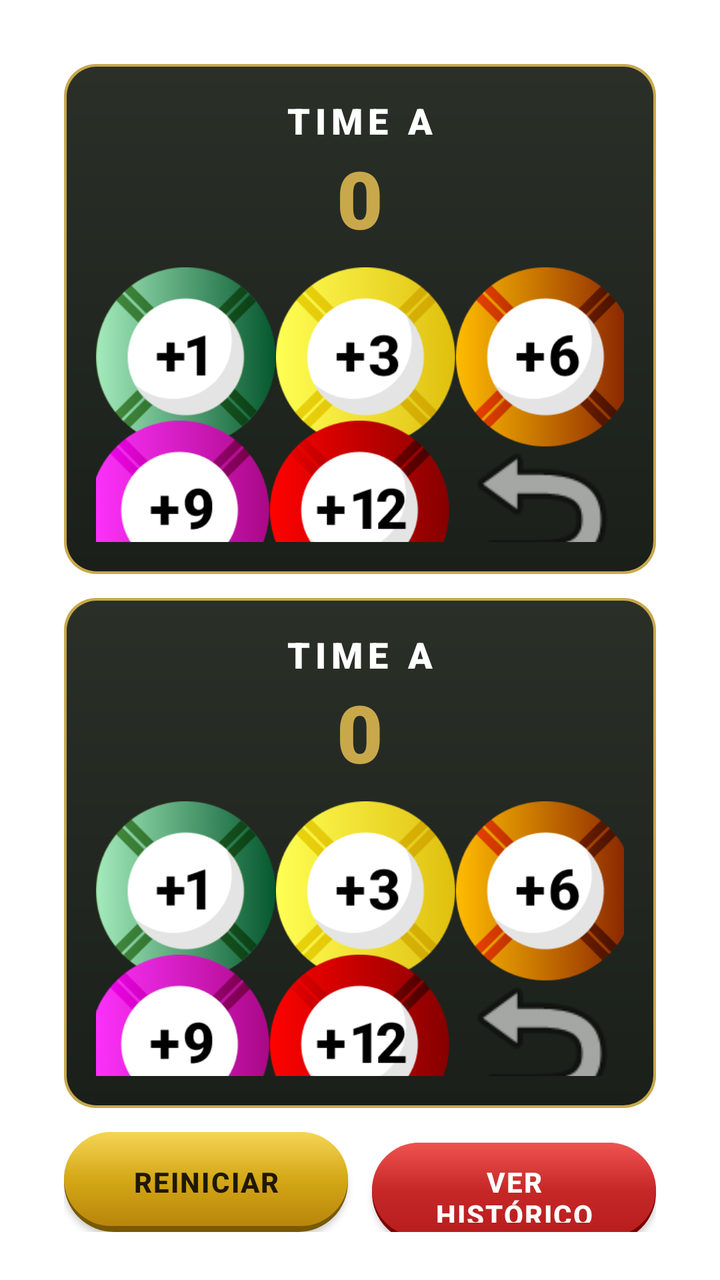
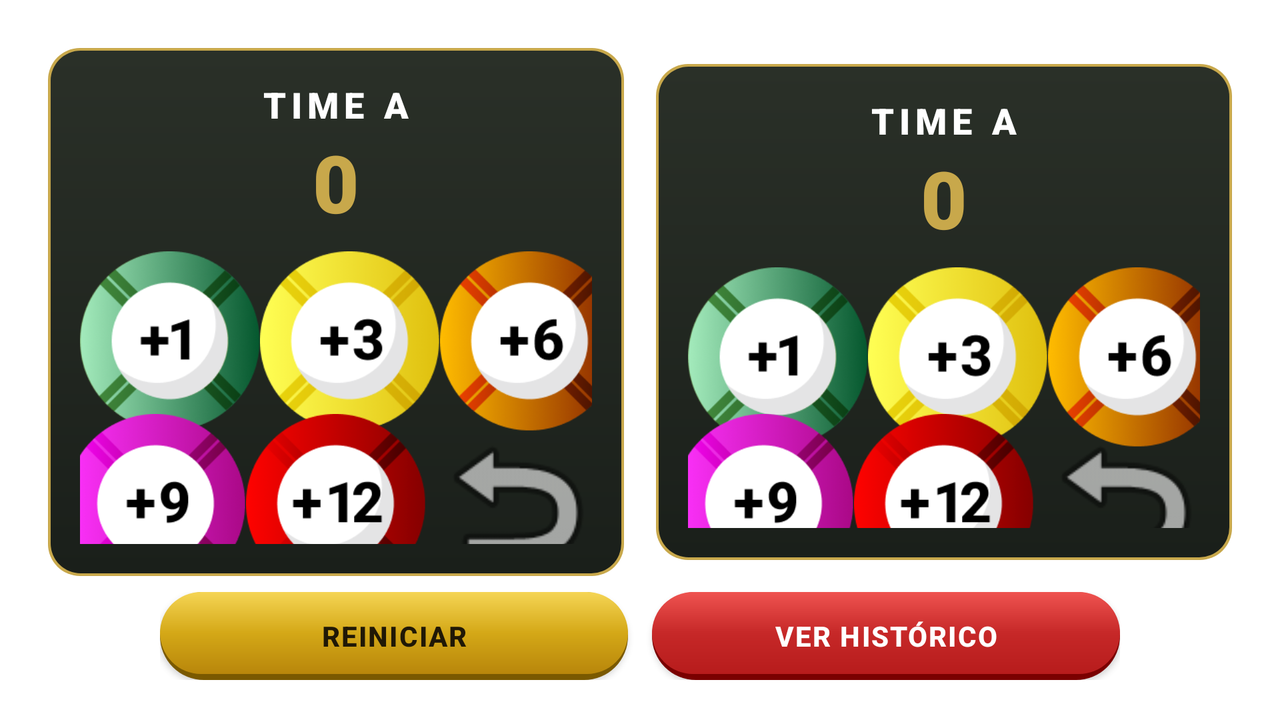

Two renders of one Android screen. The first uses the default layout on a phone; the second uses the alternative layout the repository ships for a different screen configuration, on a matching device. The two XML files are below.
<!-- AndroidManifest.xml: application theme Theme.ChoraMarreco -->
<!-- res/layout/activity_game.xml -->
<?xml version="1.0" encoding="utf-8"?>
<androidx.constraintlayout.widget.ConstraintLayout xmlns:android="http://schemas.android.com/apk/res/android"
    xmlns:app="http://schemas.android.com/apk/res-auto"
    xmlns:tools="http://schemas.android.com/tools"
    android:id="@+id/main"
    android:layout_width="match_parent"
    android:layout_height="match_parent"
    android:background="@drawable/bg_texture"
    android:padding="@dimen/spacing_normal"
    tools:context=".GameActivity">

    <include
        android:id="@+id/cardTeam1"
        layout="@layout/card_score"
        android:layout_width="0dp"
        android:layout_height="0dp"
        android:layout_marginStart="@dimen/spacing_normal"
        android:layout_marginTop="@dimen/spacing_normal"
        android:layout_marginEnd="@dimen/spacing_normal"
        app:layout_constraintBottom_toTopOf="@+id/cardTeam2"
        app:layout_constraintEnd_toEndOf="parent"
        app:layout_constraintStart_toStartOf="parent"
        app:layout_constraintTop_toTopOf="parent"
        app:layout_constraintVertical_chainStyle="packed" />

    <include
        android:id="@+id/cardTeam2"
        layout="@layout/card_score"
        android:layout_width="0dp"
        android:layout_height="0dp"
        android:layout_marginTop="@dimen/spacing_medium"
        app:layout_constraintBottom_toTopOf="@+id/buttons"
        app:layout_constraintEnd_toEndOf="@id/cardTeam1"
        app:layout_constraintStart_toStartOf="@id/cardTeam1"
        app:layout_constraintTop_toBottomOf="@+id/cardTeam1" />

    <LinearLayout
        android:id="@+id/buttons"
        android:layout_width="0dp"
        android:layout_height="wrap_content"
        android:layout_marginTop="@dimen/spacing_medium"
        android:layout_marginBottom="@dimen/spacing_small"
        android:orientation="horizontal"
        android:weightSum="2"
        app:layout_constraintBottom_toBottomOf="parent"
        app:layout_constraintEnd_toEndOf="@id/cardTeam1"
        app:layout_constraintStart_toStartOf="@id/cardTeam1"
        app:layout_constraintTop_toBottomOf="@+id/cardTeam2">

        <com.google.android.material.button.MaterialButton
            android:id="@+id/btnReset"
            android:layout_width="0dp"
            android:layout_height="@dimen/button_height"
            android:layout_marginEnd="6dp"
            android:layout_weight="1"
            android:background="@drawable/bt_reset"
            android:letterSpacing="0.05"
            android:text="@string/btn_reset"
            android:textAllCaps="true"
            android:textColor="@color/text_brown_dark"
            android:textSize="@dimen/text_small"
            android:textStyle="bold"
            app:backgroundTint="@null" />

        <com.google.android.material.button.MaterialButton
            android:id="@+id/btnFinishGame"
            android:layout_width="0dp"
            android:layout_height="@dimen/button_height"
            android:layout_marginStart="6dp"
            android:layout_weight="1"
            android:background="@drawable/bt_finish"
            android:letterSpacing="0.05"
            android:text="@string/btn_view_history"
            android:textAllCaps="true"
            android:textColor="@color/white"
            android:textSize="@dimen/text_small"
            android:textStyle="bold"
            app:backgroundTint="@null" />
    </LinearLayout>

</androidx.constraintlayout.widget.ConstraintLayout>
<!-- res/layout/card_score.xml (included above) -->
<?xml version="1.0" encoding="utf-8"?>
<androidx.constraintlayout.widget.ConstraintLayout xmlns:android="http://schemas.android.com/apk/res/android"
    xmlns:app="http://schemas.android.com/apk/res-auto"
    xmlns:tools="http://schemas.android.com/tools"
    android:layout_width="match_parent"
    android:layout_height="wrap_content"
    android:background="@drawable/bg_card_dark"
    android:padding="@dimen/spacing_normal">

    <TextView
        android:id="@+id/tvTeamName"
        android:layout_width="wrap_content"
        android:layout_height="wrap_content"
        android:fontFamily="sans-serif-black"
        android:letterSpacing="0.15"
        android:textAllCaps="true"
        android:textColor="@color/white"
        android:textSize="@dimen/text_large"
        app:layout_constraintEnd_toEndOf="parent"
        app:layout_constraintStart_toStartOf="parent"
        app:layout_constraintTop_toTopOf="parent"
        tools:text="time A" />

    <TextView
        android:id="@+id/tvScore"
        android:layout_width="wrap_content"
        android:layout_height="wrap_content"
        android:fontFamily="sans-serif-black"
        android:text="0"
        android:textColor="@color/secondary_yellow"
        android:textSize="@dimen/text_display_xlarge"
        app:layout_constraintEnd_toEndOf="parent"
        app:layout_constraintStart_toStartOf="parent"
        app:layout_constraintTop_toBottomOf="@id/tvTeamName" />

    <LinearLayout
        android:id="@+id/rowChips1"
        android:layout_width="0dp"
        android:layout_height="wrap_content"
        android:layout_marginTop="@dimen/spacing_small"
        android:gravity="center_vertical"
        android:orientation="horizontal"
        app:layout_constraintEnd_toEndOf="parent"
        app:layout_constraintStart_toStartOf="parent"
        app:layout_constraintTop_toBottomOf="@id/tvScore">

        <Space
            android:layout_width="0dp"
            android:layout_height="@dimen/divider_height"
            android:layout_weight="1" />

        <ImageButton
            android:id="@+id/btnPlus1"
            android:layout_width="@dimen/chip_button_size"
            android:layout_height="@dimen/chip_button_size"
            android:background="@drawable/ic_one"
            android:contentDescription="@string/desc_plus_1"
            android:scaleType="fitCenter" />

        <Space
            android:layout_width="0dp"
            android:layout_height="@dimen/divider_height"
            android:layout_weight="1" />

        <ImageButton
            android:id="@+id/btnPlus3"
            android:layout_width="@dimen/chip_button_size"
            android:layout_height="@dimen/chip_button_size"
            android:background="@drawable/ic_three"
            android:contentDescription="@string/desc_plus_3"
            android:scaleType="fitCenter" />

        <Space
            android:layout_width="0dp"
            android:layout_height="@dimen/divider_height"
            android:layout_weight="1" />

        <ImageButton
            android:id="@+id/btnPlus6"
            android:layout_width="@dimen/chip_button_size"
            android:layout_height="@dimen/chip_button_size"
            android:background="@drawable/ic_six"
            android:contentDescription="@string/desc_plus_3"
            android:scaleType="fitCenter" />

        <Space
            android:layout_width="0dp"
            android:layout_height="@dimen/divider_height"
            android:layout_weight="1" />

    </LinearLayout>

    <LinearLayout
        android:id="@+id/rowChips2"
        android:layout_width="0dp"
        android:layout_height="wrap_content"
        android:layout_marginTop="@dimen/spacing_normal"
        android:gravity="center"
        android:orientation="horizontal"
        app:layout_constraintBottom_toBottomOf="parent"
        app:layout_constraintEnd_toEndOf="parent"
        app:layout_constraintStart_toStartOf="parent"
        app:layout_constraintTop_toBottomOf="@id/rowChips1">

        <Space
            android:layout_width="0dp"
            android:layout_height="@dimen/divider_height"
            android:layout_weight="1" />

        <ImageButton
            android:id="@+id/btnPlus9"
            android:layout_width="@dimen/chip_button_size"
            android:layout_height="@dimen/chip_button_size"
            android:background="@drawable/ic_nine"
            android:contentDescription="@string/desc_plus_9"
            android:scaleType="fitCenter" />

        <Space
            android:layout_width="0dp"
            android:layout_height="@dimen/divider_height"
            android:layout_weight="1" />

        <ImageButton
            android:id="@+id/btnPlus12"
            android:layout_width="@dimen/chip_button_size"
            android:layout_height="@dimen/chip_button_size"
            android:background="@drawable/ic_twelve"
            android:contentDescription="@string/desc_plus_12"
            android:scaleType="fitCenter" />

        <Space
            android:layout_width="0dp"
            android:layout_height="@dimen/divider_height"
            android:layout_weight="1" />

        <ImageButton
            android:id="@+id/btnUndo"
            android:layout_width="@dimen/chip_button_size"
            android:layout_height="@dimen/chip_button_size"
            android:background="@null"
            android:backgroundTint="@color/white"
            android:contentDescription="@string/desc_undo"
            android:scaleType="fitCenter"
            android:src="@android:drawable/ic_menu_revert" />

        <Space
            android:layout_width="0dp"
            android:layout_height="@dimen/divider_height"
            android:layout_weight="1" />
    </LinearLayout>

</androidx.constraintlayout.widget.ConstraintLayout>
<!-- resources referenced by this layout -->
<resources>
  <color name="secondary_yellow">#C8A84B</color>
  <color name="text_brown_dark">#201806</color>
  <color name="white">#FFFFFFFF</color>
  <dimen name="button_height">50dp</dimen>
  <dimen name="chip_button_size">90dp</dimen>
  <dimen name="divider_height">1dp</dimen>
  <dimen name="spacing_medium">12dp</dimen>
  <dimen name="spacing_normal">16dp</dimen>
  <dimen name="spacing_small">8dp</dimen>
  <dimen name="text_display_xlarge">40sp</dimen>
  <dimen name="text_large">18sp</dimen>
  <dimen name="text_small">14sp</dimen>
  <!-- drawable bg_card_dark (drawable) -->
  <?xml version="1.0" encoding="utf-8"?>
  <layer-list xmlns:android="http://schemas.android.com/apk/res/android">
  
      <item>
          <shape android:shape="rectangle">
              <corners android:radius="16dp" />
              <solid android:color="@color/secondary_yellow" />
          </shape>
      </item>
  
      <item
          android:bottom="1.5dp"
          android:left="1.5dp"
          android:right="1.5dp"
          android:top="1.5dp">
          <shape android:shape="rectangle">
              <corners android:radius="15dp" />
              <gradient
                  android:angle="270"
                  android:endColor="@color/card_dark_end"
                  android:startColor="@color/card_dark_start"
                  android:type="linear" />
          </shape>
      </item>
  </layer-list>
  <!-- drawable bt_finish (drawable) -->
  <?xml version="1.0" encoding="utf-8"?>
  <layer-list xmlns:android="http://schemas.android.com/apk/res/android">
  
      <item>
          <shape android:shape="rectangle">
              <corners android:radius="26dp" />
              <solid android:color="@color/button_finish_dark" />
          </shape>
      </item>
  
      <item
          android:bottom="3dp"
          android:left="0dp"
          android:right="0dp"
          android:top="0dp">
          <shape android:shape="rectangle">
              <corners android:radius="26dp" />
              <gradient
                  android:angle="270"
                  android:centerColor="@color/red_accent"
                  android:endColor="@color/red_blood"
                  android:startColor="@color/red_light"
                  android:type="linear" />
          </shape>
      </item>
  
  </layer-list>
  <string name="btn_reset">Reiniciar</string>
  <string name="btn_view_history">Ver histórico</string>
  <string name="desc_plus_1">+1</string>
  <string name="desc_plus_12">+12</string>
  <string name="desc_plus_3">+3</string>
  <string name="desc_plus_9">+9</string>
  <string name="desc_undo">Desfazer</string>
  <style name="Theme.ChoraMarreco" parent="Base.Theme.ChoraMarreco" />
  <color name="card_dark_end">#1A1F1A</color>
  <color name="card_dark_start">#2A3028</color>
  <color name="button_finish_dark">#7A0000</color>
  <color name="red_accent">#C62828</color>
  <color name="red_blood">#B71C1C</color>
  <color name="red_light">#EF5350</color>
  <color name="button_reset_dark">#7A5900</color>
  <color name="gold_vintage">#D4A817</color>
  <color name="dark_golden_rod">#B8860B</color>
  <color name="primary_yellow">#F5D555</color>
  <style name="Base.Theme.ChoraMarreco" parent="Theme.MaterialComponents.Light.NoActionBar">
          <item name="android:windowLightStatusBar">false</item>
          <item name="android:navigationBarColor">@color/primary_green</item>
          <item name="android:statusBarColor">@color/primary_green</item>
          <item name="windowActionBar">false</item>
          <item name="windowNoTitle">true</item>
      </style>
  <color name="primary_green">#0F3624</color>
  <!-- some entries are left out for length -->
</resources>
<!-- res/layout-land/activity_game.xml (the repository's variant of the layout above) -->
<!-- drawn on the phone turned sideways -->
<?xml version="1.0" encoding="utf-8"?>
<androidx.constraintlayout.widget.ConstraintLayout xmlns:android="http://schemas.android.com/apk/res/android"
    xmlns:app="http://schemas.android.com/apk/res-auto"
    xmlns:tools="http://schemas.android.com/tools"
    android:id="@+id/main"
    android:layout_width="match_parent"
    android:layout_height="match_parent"
    android:background="@drawable/bg_texture_land"
    android:padding="@dimen/spacing_normal"
    tools:context=".GameActivity">

    <include
        android:id="@+id/cardTeam1"
        layout="@layout/card_score"
        android:layout_width="0dp"
        android:layout_height="0dp"
        android:layout_margin="@dimen/spacing_small"
        app:layout_constraintBottom_toTopOf="@+id/buttons"
        app:layout_constraintEnd_toStartOf="@+id/cardTeam2"
        app:layout_constraintStart_toStartOf="parent"
        app:layout_constraintTop_toTopOf="parent" />

    <include
        android:id="@+id/cardTeam2"
        layout="@layout/card_score"
        android:layout_width="0dp"
        android:layout_height="0dp"
        android:layout_margin="@dimen/spacing_small"
        app:layout_constraintBottom_toBottomOf="@id/cardTeam1"
        app:layout_constraintEnd_toEndOf="parent"
        app:layout_constraintStart_toEndOf="@+id/cardTeam1"
        app:layout_constraintTop_toTopOf="@id/cardTeam1" />

    <LinearLayout
        android:id="@+id/buttons"
        android:layout_width="0dp"
        android:layout_height="wrap_content"
        android:layout_marginStart="64dp"
        android:layout_marginEnd="64dp"
        android:layout_marginBottom="@dimen/spacing_tiny"
        android:orientation="horizontal"
        android:weightSum="2"
        app:layout_constraintBottom_toBottomOf="parent"
        app:layout_constraintEnd_toEndOf="parent"
        app:layout_constraintStart_toStartOf="parent"
        app:layout_constraintTop_toBottomOf="@+id/cardTeam1">

        <com.google.android.material.button.MaterialButton
            android:id="@+id/btnReset"
            android:layout_width="0dp"
            android:layout_height="44dp"
            android:layout_marginEnd="6dp"
            android:layout_weight="1"
            android:background="@drawable/bt_reset"
            android:letterSpacing="0.05"
            android:text="@string/btn_reset"
            android:textAllCaps="true"
            android:textColor="@color/text_brown_dark"
            android:textSize="@dimen/text_small"
            android:textStyle="bold"
            app:backgroundTint="@null" />

        <com.google.android.material.button.MaterialButton
            android:id="@+id/btnFinishGame"
            android:layout_width="0dp"
            android:layout_height="44dp"
            android:layout_marginStart="6dp"
            android:layout_weight="1"
            android:background="@drawable/bt_finish"
            android:letterSpacing="0.05"
            android:text="@string/btn_view_history"
            android:textAllCaps="true"
            android:textColor="@color/white"
            android:textSize="@dimen/text_small"
            android:textStyle="bold"
            app:backgroundTint="@null" />

    </LinearLayout>

</androidx.constraintlayout.widget.ConstraintLayout>
<!-- resources referenced by the variant -->
<!-- as the phone turned sideways resolves them -->
<resources>
  <color name="secondary_yellow">#C8A84B</color>
  <color name="text_brown_dark">#201806</color>
  <color name="white">#FFFFFFFF</color>
  <dimen name="chip_button_size">90dp</dimen>
  <dimen name="divider_height">1dp</dimen>
  <dimen name="spacing_normal">16dp</dimen>
  <dimen name="spacing_small">8dp</dimen>
  <dimen name="spacing_tiny">4dp</dimen>
  <dimen name="text_display_xlarge">40sp</dimen>
  <dimen name="text_large">18sp</dimen>
  <dimen name="text_small">14sp</dimen>
  <!-- drawable bg_card_dark (drawable) -->
  <?xml version="1.0" encoding="utf-8"?>
  <layer-list xmlns:android="http://schemas.android.com/apk/res/android">
  
      <item>
          <shape android:shape="rectangle">
              <corners android:radius="16dp" />
              <solid android:color="@color/secondary_yellow" />
          </shape>
      </item>
  
      <item
          android:bottom="1.5dp"
          android:left="1.5dp"
          android:right="1.5dp"
          android:top="1.5dp">
          <shape android:shape="rectangle">
              <corners android:radius="15dp" />
              <gradient
                  android:angle="270"
                  android:endColor="@color/card_dark_end"
                  android:startColor="@color/card_dark_start"
                  android:type="linear" />
          </shape>
      </item>
  </layer-list>
  <!-- drawable bt_finish (drawable) -->
  <?xml version="1.0" encoding="utf-8"?>
  <layer-list xmlns:android="http://schemas.android.com/apk/res/android">
  
      <item>
          <shape android:shape="rectangle">
              <corners android:radius="26dp" />
              <solid android:color="@color/button_finish_dark" />
          </shape>
      </item>
  
      <item
          android:bottom="3dp"
          android:left="0dp"
          android:right="0dp"
          android:top="0dp">
          <shape android:shape="rectangle">
              <corners android:radius="26dp" />
              <gradient
                  android:angle="270"
                  android:centerColor="@color/red_accent"
                  android:endColor="@color/red_blood"
                  android:startColor="@color/red_light"
                  android:type="linear" />
          </shape>
      </item>
  
  </layer-list>
  <string name="btn_reset">Reiniciar</string>
  <string name="btn_view_history">Ver histórico</string>
  <string name="desc_plus_1">+1</string>
  <string name="desc_plus_12">+12</string>
  <string name="desc_plus_3">+3</string>
  <string name="desc_plus_9">+9</string>
  <string name="desc_undo">Desfazer</string>
  <style name="Theme.ChoraMarreco" parent="Base.Theme.ChoraMarreco" />
  <color name="card_dark_end">#1A1F1A</color>
  <color name="card_dark_start">#2A3028</color>
  <color name="button_finish_dark">#7A0000</color>
  <color name="red_accent">#C62828</color>
  <color name="red_blood">#B71C1C</color>
  <color name="red_light">#EF5350</color>
  <color name="button_reset_dark">#7A5900</color>
  <color name="gold_vintage">#D4A817</color>
  <color name="dark_golden_rod">#B8860B</color>
  <color name="primary_yellow">#F5D555</color>
  <style name="Base.Theme.ChoraMarreco" parent="Theme.MaterialComponents.Light.NoActionBar">
          <item name="android:windowLightStatusBar">false</item>
          <item name="android:navigationBarColor">@color/primary_green</item>
          <item name="android:statusBarColor">@color/primary_green</item>
          <item name="windowActionBar">false</item>
          <item name="windowNoTitle">true</item>
      </style>
  <color name="primary_green">#0F3624</color>
  <!-- some entries are left out for length -->
</resources>
